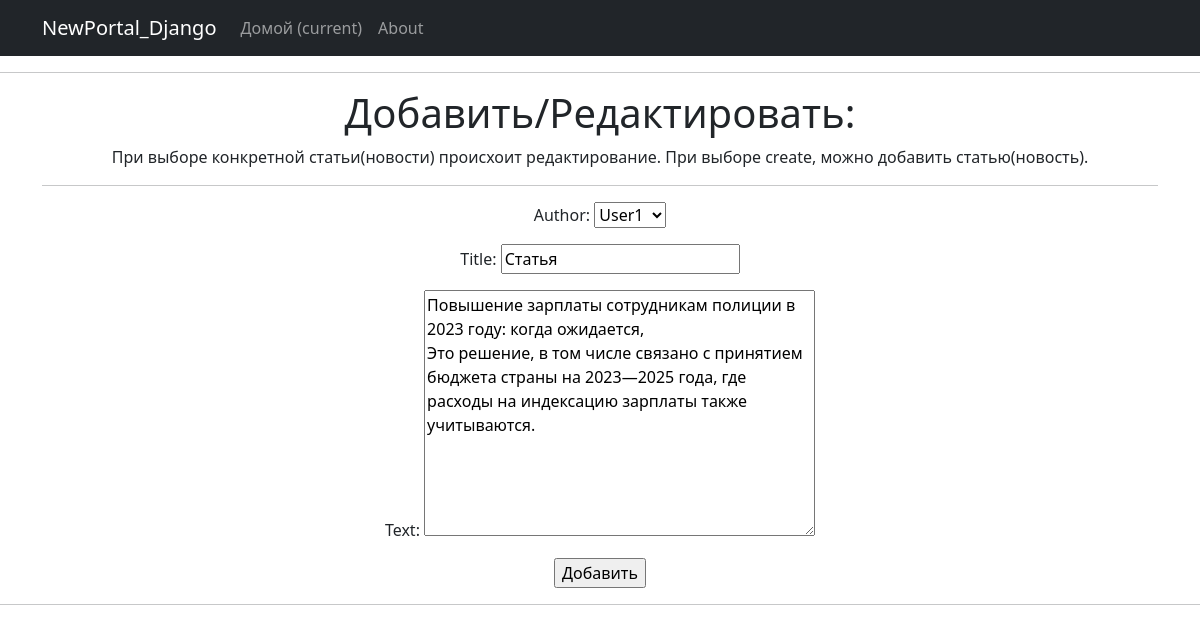
Screenshot of /news/3/edit/ with the database file from the repository.
### news/models.py (models this page shows, shortened)
class Author(models.Model):
    author = models.OneToOneField(User, on_delete=models.CASCADE)
    rating_author = models.IntegerField(default=0)
    author = models.ForeignKey(User, related_name="posts", on_delete=models.CASCADE)
    def __str__(self):
        return f'{self.author}'

class Post(models.Model):
    author = models.ForeignKey(Author, on_delete=models.CASCADE)
    view = models.CharField(max_length=2, choices=OPTIONS)
    time_in = models.DateTimeField(auto_now_add=True)
    categories = models.ManyToManyField(Category, through='PostCategory')
    title = models.CharField(max_length=250)
    text = models.TextField()
    rating_post = models.IntegerField(default=0)

### news/views.py (the view)
# urls.py: path('<int:pk>/edit/', NewsUpdate.as_view(), name='news_update'),
class NewsUpdate(UpdateView):
    form_class = PostForm
    model = Post
    template_name = 'post_edit.html'

### news/forms.py
class PostForm(forms.ModelForm):
    class Meta:
        model = Post
        fields = ['author', 'title', 'text']

### templates/post_edit.html (shortened to what this page needs)
{% extends 'flatpages/default.html' %}
{% block content %}
<h1>Добавить/Редактировать:</h1>
<h7>При выборе конкретной статьи(новости) происхоит редактирование.
    При выборе create, можно добавить статью(новость).
</h7>
<hr>
<form action="" method="post">
    {{ form.as_p }}
    <input type="submit" value="Добавить"/>
</form>
{% endblock content %}

### rows the page displays
Author: author "User1"
Post: title "Статья", text "Повышение зарплаты сотрудникам полиции в 2023 году: когда ожидается, Это решение, в том числе связано с принятием бюджета страны на 2023—2025 года, где расходы на индексацию зарплаты также учитываются."
